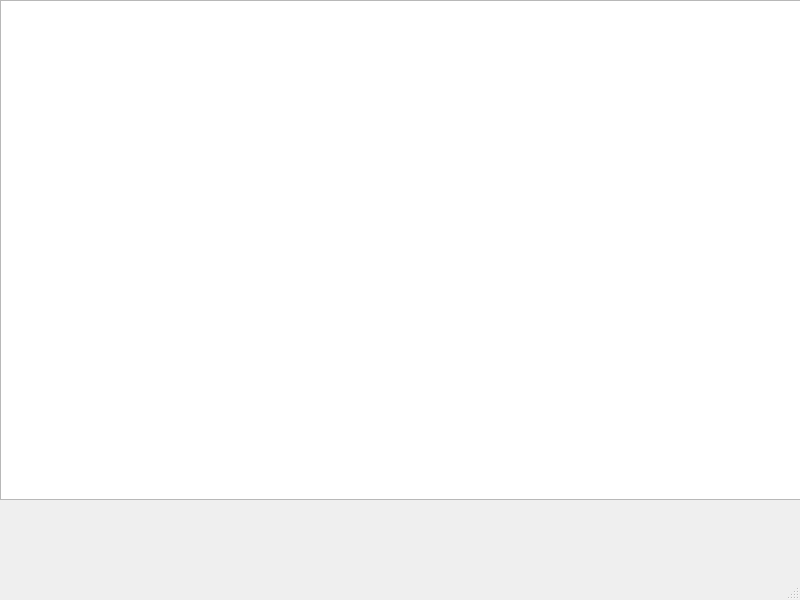
<?xml version="1.0" encoding="UTF-8"?>
<ui version="4.0">
 <class>MainWindow</class>
 <widget class="QMainWindow" name="MainWindow">
  <property name="geometry">
   <rect>
    <x>0</x>
    <y>0</y>
    <width>800</width>
    <height>600</height>
   </rect>
  </property>
  <property name="windowTitle">
   <string>MainWindow</string>
  </property>
  <widget class="QWidget" name="centralwidget">
   <widget class="QGraphicsView" name="graphicsView">
    <property name="geometry">
     <rect>
      <x>0</x>
      <y>0</y>
      <width>1000</width>
      <height>500</height>
     </rect>
    </property>
   </widget>
  </widget>
  <widget class="QMenuBar" name="menubar">
   <property name="geometry">
    <rect>
     <x>0</x>
     <y>0</y>
     <width>800</width>
     <height>21</height>
    </rect>
   </property>
  </widget>
  <widget class="QStatusBar" name="statusbar"/>
 </widget>
 <resources/>
 <connections/>
</ui>
